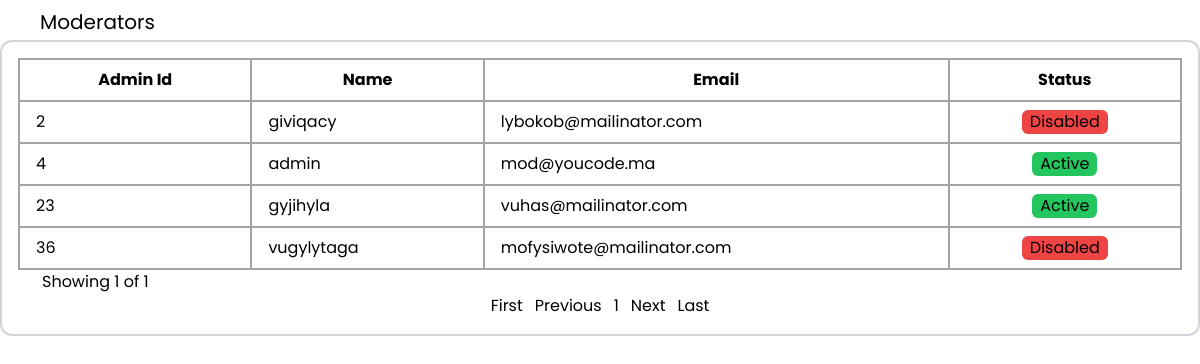
Screenshot of /src/pages/mods.php (signed in) with the database file from the repository.
### tables this page shows
CREATE TABLE `users` (
  `userId` int(11) NOT NULL,
  `userName` varchar(50) NOT NULL,
  `userEmail` varchar(300) NOT NULL,
  `userPassword` mediumblob NOT NULL,
  `isVerified` int(11) NOT NULL DEFAULT 1,
  `roleId` int(11) NOT NULL DEFAULT 4
);

### src/includes/conn.php (called while the page is built, shortened)
<?php
class Connection
{
    private static $instance;
    private $host = "localhost";
    private $user = "root";
    private $password = "";
    private $database = "opep2";
    private $conn;
    public function __construct()
    {
        try {
            $dbh = "mysql:host={$this->host};dbname={$this->database}";
            $this->conn = new PDO($dbh, $this->user, $this->password);
            $this->conn->setAttribute(PDO::ATTR_ERRMODE, PDO::ERRMODE_EXCEPTION);
        } catch (PDOException $e) {
            echo "Connection failed: " . $e->getMessage();
        }
    }
    public static function getInstance()
    {
        if (!self::$instance) {
            self::$instance = new Connection();
        }
        return self::$instance;
    }
    public function getConnection()
    {
        return $this->conn;
    }
}

### src/includes/pages.php (called while the page is built, shortened)
<?php
require_once('conn.php');
class Pages
{
    private $conn;
    private $start;
    private $rows;
    private $pages;
    public function getStart()
    {
        return $this->start;
    }
    public function getRows()
    {
        return $this->rows;
    }
    public function getPages()
    {
        return $this->pages;
    }
    public function __construct(){
        $this->conn = Connection::getInstance()->getConnection();
    }
    public function getPagesDetails($start, $rows_per_page, $tablename, $args)
    {
        try {
            $stmt = $this->conn->prepare("SELECT * FROM $tablename $args");
            $stmt->execute();
            $rows = $stmt->rowCount();
            $this->rows = $stmt->rowCount();
            $this->start = $start;
            $this->pages = ceil($rows / $rows_per_page);
        } catch (PDOException $e) {
            echo "Database error : " . $e->getMessage();
        }
    }
}

### src/includes/UserDAO.php (called while the page is built, shortened)
<?php
require_once 'conn.php';
require_once 'User.php';
class UserDAO
{
    private $db;
    public function __construct()
    {
        $this->db = Connection::getInstance()->getConnection();
    }
    public function getModsPage($start, $rows_per_page)
    {
        $stmt = $this->db->prepare("SELECT * FROM users WHERE roleId = 2 LIMIT ?,?");
        $stmt->bindParam(1, $start, PDO::PARAM_INT);
        $stmt->bindParam(2, $rows_per_page, PDO::PARAM_INT);
        $stmt->execute();
        $Users = array();
        while ($row = $stmt->fetch(PDO::FETCH_ASSOC)) {
            $this->User = new User();
            $this->User->setId($row['userId']);
            $this->User->setName($row['userName']);
            $this->User->setEmail($row['userEmail']);
            $this->User->setIsVerified($row['isVerified']);
            array_push($Users, $this->User);
        }
        return $Users;
    }
}

### src/includes/User.php (called while the page is built, shortened)
<?php
class User
{
    private $Id;
    private $Name;
    private $Email;
    private $isVerified;
    public function getId()
    {
        return $this->Id;
    }
    public function getName()
    {
        return $this->Name;
    }
    public function getEmail()
    {
        return $this->Email;
    }
    public function getIsVerified()
    {
        return $this->isVerified;
    }
    public function setId($id)
    {
        $this->Id = $id;
    }
    public function setName($name)
    {
        $this->Name = $name;
    }
    public function setEmail($email)
    {
        $this->Email = $email;
    }
    public function setIsVerified($verified)
    {
        $this->isVerified = $verified;
    }
}

### src/pages/mods.php (the view, shortened to what this page needs)
<?php
require_once '../includes/pages.php';
require_once '../includes/UserDAO.php';
$allPages = new Pages();
$user = new UserDAO();
?>
<!DOCTYPE html>
<html lang="en">
<head>
</head>
<body>
    <div class="flex flex-col justify-end items-start h-[100vh]">
        <div class="flex justify-between items-center w-full md:px-8">
            <p class="border-gray-300 rounded-t-lg p-2 pb-1 text-xl">Moderators</p>
        </div>
        <div class="border-2 border-gray-300 rounded-xl h-[90vh] flex">
            <div id="mods" class="flex flex-col justify-between w-full p-4">
                <?php
                $rows_per_page = 8;
                $start = $allPages->getStart();
                $rows = $allPages->getRows();
                $pages = $allPages->getPages();
                if ($rows > 0) {
                    $users = $user->getModsPage($start, $rows_per_page);
                    echo '
        <table class="table-auto md:table-fixed w-full ">
            <thead class="border">
                <tr class="border-2">
                    <th class="w-1/5 p-1 md:px-4 md:py-2 border-2 border-[#A3A3A3] text-xs md:text-base">Admin Id</th>
                    <th class="w-1/5 p-1 md:px-4 md:py-2 border-2 border-[#A3A3A3] text-xs md:text-base">Name</th>
                    <th class="w-2/5 p-1 md:px-4 md:py-2 border-2 border-[#A3A3A3] text-xs md:text-base">Email</th>
                    <th class="w-1/5 p-1 md:px-4 md:py-2 border-2 border-[#A3A3A3] text-xs md:text-base">Status</th>
                </tr>
            </thead>
            <tbody>';
                    foreach ($users as $user1) {
                        echo '
    <tr>
        <td class="p-1 md:px-4 md:py-2 border-2 border-[#A3A3A3] text-xs md:text-base">' . $user1->getId() . '</td>
        <td class="p-1 md:px-4 md:py-2 border-2 border-[#A3A3A3] text-xs md:text-base">' . $user1->getName() . '</td>
        <td class="p-1 md:px-4 md:py-2 border-2 border-[#A3A3A3] text-xs md:text-base">' . $user1->getEmail() . '</td>
';
                        if ($user1->getIsVerified() == 1) { ?>
                            <td class="p-1 md:px-4 md:py-2 border-2 border-[#A3A3A3] text-xs md:text-base text-center">
                                <form method="post" class="inline">
                                    <input type="submit" name="changeStatus" class="px-2 cursor-pointer rounded-md bg-green-500" value="Active">
                                </form>
                            </td>
                        <?php  } else { ?>
                            <td class="p-1 md:px-4 md:py-2 border-2 border-[#A3A3A3] text-xs md:text-base text-center">
                                <form method="post" class="inline">
                                    <input type="submit" name="changeStatus" class="px-2 cursor-pointer rounded-md bg-red-500" value="Disabled">
                                </form>
                            </td>
                <?php  }
                        echo '</tr>';
                    }
                    echo '
            </tbody>
        </table>
        ';
                } else {
                    echo 'No client accounts in database';
                }
                ?>
                <div>
                    <div class="pl-6">
                        <?php
                        if (!isset($_GET['page'])) {
                            $page = 1;
                        } else {
                            $page = $_GET['page'];
                        }
                        ?>
                        Showing <?php echo $page ?> of <?php echo $pages ?>
                    </div>
                    <div class="flex flex-row justify-center items-center gap-3">
                        <a href="?page=1">First</a>
                        <?php if (isset($_GET['page']) && $_GET['page'] > 1) { ?>
                            <a href="?page=<?php echo $_GET['page'] - 1 ?>">Previous</a>
                        <?php } else { ?>
                            <a class="cursor-pointer">Previous</a>
                        <?php } ?>
                        <?php
                        for ($i = 1; $i <= $pages; $i++) {
                        ?>
                            <a href="?page=<?php echo $i ?>" class=""><?php echo $i ?></a>
                        <?php
                        }
                        ?>
                        <?php
                        if (!isset($_GET['page'])) {
                            if ($pages == 1) {
                        ?>
                                <a class="cursor-pointer">Next</a>
                            <?php } else { ?>
                                <a href="?page=2">Next</a>
                            <?php } ?>
                        <?php } elseif ($_GET['page'] >= $pages) { ?>
                            <a class="cursor-pointer">Next</a>
                        <?php } else { ?>
                            <a href="?page=<?php echo $_GET['page'] + 1 ?>">Next</a>
                        <?php }
                        ?>
                        <a href="?page=<?php echo $pages ?>">Last</a>
                    </div>
                </div>
            </div>
        </div>
    </div>
</body>
</html>

### rows the page displays
users: userId "2", userName "giviqacy", userEmail "lybokob@mailinator.com"
users: userId "4", userName "admin", userEmail "mod@youcode.ma"
users: userId "23", userName "gyjihyla", userEmail "vuhas@mailinator.com"
users: userId "36", userName "vugylytaga", userEmail "mofysiwote@mailinator.com"

### other values shown
$page "1"
$pages "1"
